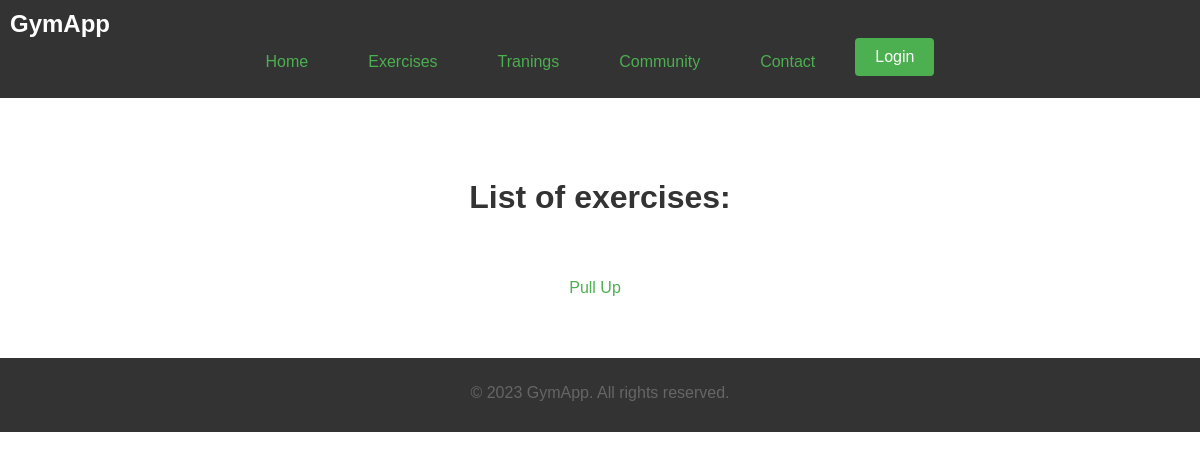
Page /exercise on the earlier database version.
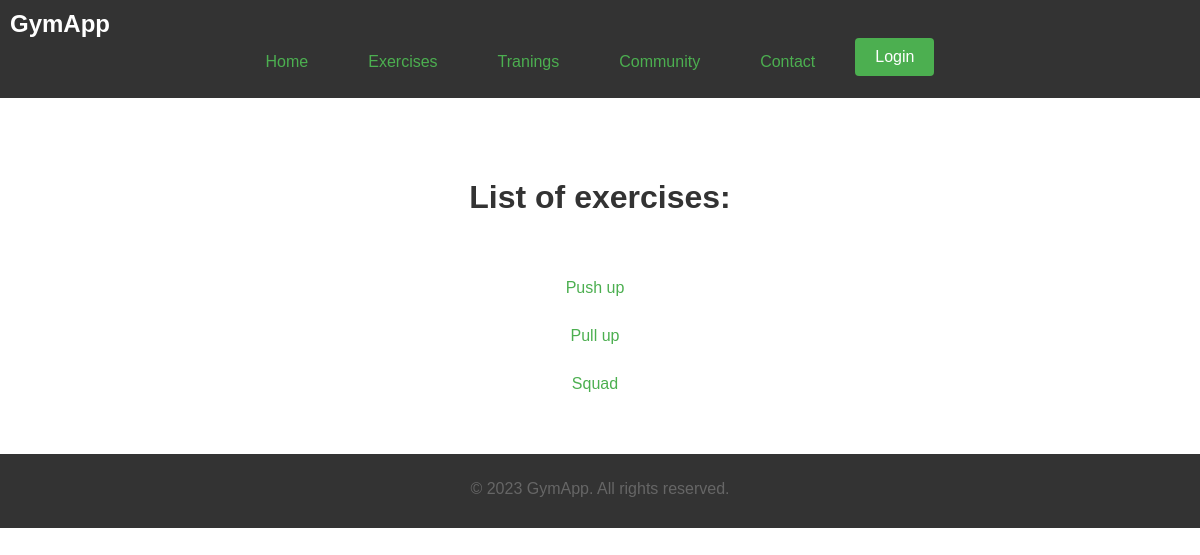
Same page on the later database version.
### exercise/models.py (models this page shows, shortened)
class Exercise(models.Model):
    name = models.CharField(max_length=200)
    description = models.TextField(max_length=2000, blank=True, null=True)
    muscle = models.ManyToManyField(MuscleGroup)
    isRepEx = models.BooleanField(default=True)
    isAccepted = models.BooleanField(default=False)
    def muscle_names(self):
        return ", ".join([muscle.name for muscle in self.muscle.all()])

### exercise/views.py (the view)
# urls.py: path('', include('exercise.urls'))
def exercise(request):
    exercises = Exercise.objects.filter(isAccepted=True)
    context = {'exercises': exercises}
    return render(request, 'exercise.html', context)

### exercise/templates/exercise.html (shortened to what this page needs)
{% extends 'main.html' %}
{% block content %}
<h1>List of exercises: </h1>
<div class="exerciselist">
<ul class="additional-menu">
    {% for exercise in exercises %}
    <li class="dropdown">
        <a href="#" class="dropdown-toggle">{{ exercise.name }}</a>
    </li>
    {% endfor %}
</ul>
</div>
{% endblock content %}

Differences in the rows shown:
now on this page (row edited): Exercise: name "Push up"
changed Exercise: name "Pull Up" → "Pull up"
now on this page (row edited): Exercise: name "Squad"
